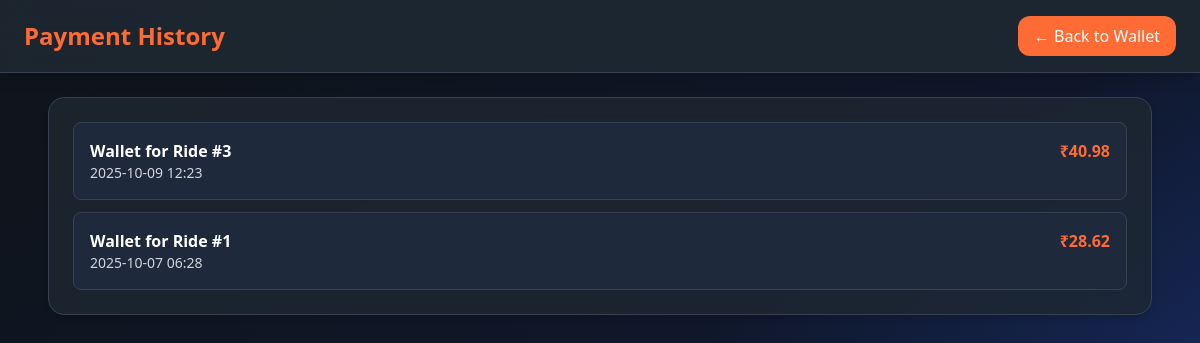
The app's page /wallet_history (signed in), older data.
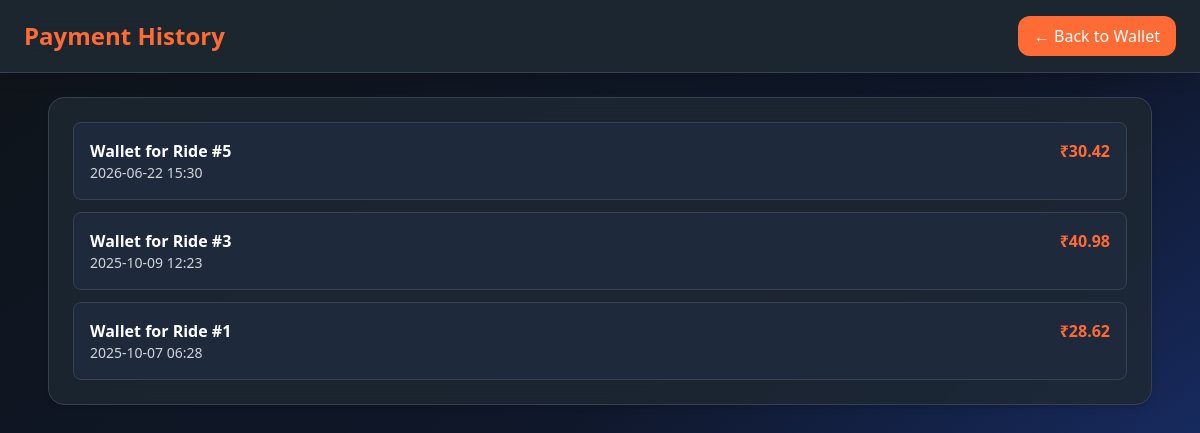
The same page, newer data.
### home/models.py (models this page shows, shortened)
class Payment(models.Model):
    ride = models.ForeignKey(BookedRide, on_delete=models.CASCADE)
    user = models.ForeignKey(User, on_delete=models.CASCADE)
    amount_paid = models.FloatField()
    payment_date = models.DateTimeField(auto_now_add=True)
    payment_mode = models.CharField(max_length=50, null=True, blank=True)

class BookedRide(models.Model):
    rider = models.ForeignKey(User, on_delete=models.CASCADE, related_name="booked_rides")
    ride = models.ForeignKey(Offer_ride, on_delete=models.CASCADE, related_name="accepted_rides")
    driver = models.ForeignKey(User, on_delete=models.CASCADE, related_name="driver_rides")
    vehicle = models.ForeignKey(Vehicle, on_delete=models.SET_NULL, null=True, blank=True)
    pickup_place = models.CharField(max_length=50, null=True, blank=True)
    drop_place = models.CharField(max_length=50, null=True, blank=True)
    date = models.DateField()
    time = models.TimeField()
    ride_date = models.DateField()
    ride_time = models.TimeField()
    seats_booked = models.IntegerField(default=1)
    total_distance = models.FloatField(default=0)
    rider_distance = models.FloatField(default=0)
    total_cost = models.FloatField(default=0)
    rider_share = models.FloatField(default=0)
    driver_status = models.CharField(null=True)
    rider_status = models.CharField(null=True)
    rider_feedback = models.CharField(null=True)
    driver_feedback = models.CharField(null=True)
    cancel_reason = models.CharField(null=True)
    created_at = models.DateTimeField(auto_now_add=True)

### home/views.py (the view)
# urls.py: path("wallet_history", home.views.payment_history, name="payment_history"),
@login_required
def payment_history(request):
    payments = Payment.objects.filter(user=request.user).order_by("-payment_date")
    return render(request, "payment_history.html", {"payments": payments})

### templates/payment_history.html (shortened to what this page needs)
{% load static %}
<!DOCTYPE html>
<html lang="en">
<head>
  <script src="https://cdn.tailwindcss.com"></script>
</head>
<body class="bg-gradient-to-br from-dark via-slate-900 to-blue-900 text-white min-h-screen">
  <header class="bg-card/90 backdrop-blur-lg border-b border-gray-700 p-4 shadow-lg">
    <div class="max-w-6xl mx-auto flex justify-between items-center">
      <h1 class="text-2xl font-bold text-carrot">Payment History</h1>
      <a href="{% url 'wallet' %}"
         class="px-4 py-2 rounded-xl bg-carrot hover:bg-orange-600 transition">
        ← Back to Wallet
      </a>
    </div>
  </header>
  <main class="max-w-6xl mx-auto p-6">
    <div class="bg-card/80 backdrop-blur-lg p-6 rounded-2xl shadow-md border border-gray-700">
      {% if payments %}
        <ul class="space-y-3">
          {% for p in payments %}
            <li class="flex justify-between p-4 bg-slate-800 rounded-lg border border-gray-700 hover:border-carrot transition">
              <div>
                <p class="font-semibold">
                  {{ p.payment_mode }} {% if p.ride %}for Ride #{{ p.ride.id }}{% endif %}
                </p>
                <p class="text-gray-300 text-sm">{{ p.payment_date|date:"Y-m-d H:i" }}</p>
              </div>
              <div class="text-right">
                <p class="font-bold text-carrot">₹{{ p.amount_paid|floatformat:2 }}</p>
              </div>
            </li>
          {% endfor %}
        </ul>
      {% else %}
        <p class="text-gray-400">No payments yet.</p>
      {% endif %}
    </div>
  </main>
</body>
</html>

Row changes from the older to the newer data that the page shows:
added Payment: payment_mode "Wallet", ride.id "5", payment_date "2026-06-22 15:30", amount_paid "30.42"
